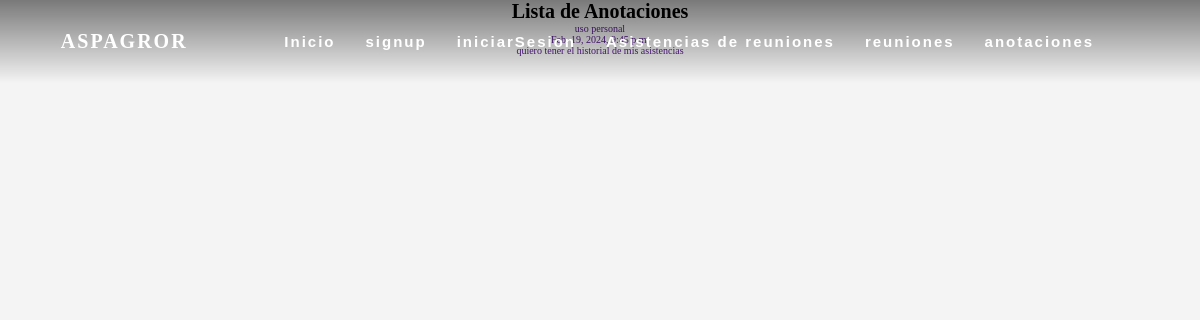
The page /anotaciones/ on the database its author committed.
### tasks/models.py (models this page shows)
class Anotacion(models.Model):
    usuario = models.ForeignKey(User, on_delete=models.CASCADE)
    descripcion = models.TextField()
    tipo = models.CharField(max_length=255)
    fecha = models.DateTimeField(null=True,blank=True)
    estado = models.CharField(max_length=255)
    respuesta = models.TextField(blank=True, null=True)

### tasks/views.py (the view)
# urls.py: path('anotaciones/', lista_anotaciones, name='lista_anotaciones'),
def lista_anotaciones(request):
    anotaciones = Anotacion.objects.all()
    return render(request, 'lista_anotaciones.html', {'anotaciones': anotaciones})

### tasks/templates/lista_anotaciones.html (shortened to what this page needs)
{% extends 'base.html' %}
    {% block content %}
    <h1>Lista de Anotaciones</h1>
    <ul>
        {% for anotacion in anotaciones %}
            <li><a href="">{{ anotacion.tipo }}</a></li>
            <li><a href="">{{ anotacion.fecha }}</a></li>
            <li><a href="">{{ anotacion.descripcion }}</a></li>
        {% endfor %}
    </ul>
    {% endblock %}

### tasks/static/css/home.css (style rules this page uses)
*, *::before, *::after { margin: 0; padding: 0; box-sizing: border-box; }
html { font-family: 'Times New Roman', Times, serif; font-size: 10px; color: #000; scroll-behavior: smooth; }
body { overflow-x: hidden; }
a { text-decoration: none; }
body { margin: 0; padding: 0; }

### tasks/static/css/signup.css (style rules this page uses)
body { margin: 0; padding: 0; font-family: Arial, sans-serif; background-color: #f4f4f4; }

### tasks/static/css/lista_usuarios.css (style rules this page uses)
body { font-family: Arial, Helvetica, sans-serif; margin: 0; padding: 0; text-align: center; }

### tasks/static/css/iniciarSesion.css (style rules this page uses)
body { font-family: 'Times New Roman', Times, serif; background-color: #f4f4f4; margin: 0; padding: 0; align-items: center; justify-content: center; height: 100vh; }
h1 { text-align: center; }

### rows shown on the page
Anotacion: tipo "uso personal", fecha "Feb. 19, 2024, 9:45 p.m.", descripcion "quiero tener el historial de mis asistencias"
